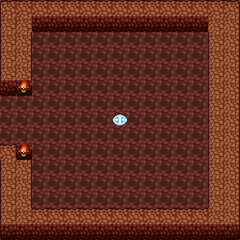

Rendered tile map (Tiled .tmx) drawn with the repository's tilesets; below, a short description and the full map source, tile grids included:
An orthogonal 15x15 tile map with 16x16 px tiles, 1 tile layer (Background).

<map version="1.2" tiledversion="1.2.3" orientation="orthogonal" renderorder="right-down" width="15" height="15" tilewidth="16" tileheight="16" infinite="0" nextlayerid="2" nextobjectid="1">
 <tileset firstgid="1" source="TileDungeon.tsx" />
 <layer id="1" name="Background" width="15" height="15">
  <data encoding="csv">
1,2,2,2,2,2,2,2,2,2,2,2,2,2,3,
4,5,8,8,8,8,8,8,8,8,8,8,8,5,6,
4,6,14,14,14,14,14,14,14,14,14,14,14,4,6,
4,6,14,14,14,14,14,14,14,14,14,14,14,4,6,
4,6,14,14,14,14,14,14,14,14,14,14,14,4,6,
8,10,14,14,14,14,14,14,14,14,14,14,14,4,6,
14,14,14,14,14,14,14,14,14,14,14,14,14,4,6,
14,14,14,14,14,14,14,13,14,14,14,14,14,4,6,
14,14,14,14,14,14,14,14,14,14,14,14,14,4,6,
2,10,14,14,14,14,14,14,14,14,14,14,14,4,6,
4,6,14,14,14,14,14,14,14,14,14,14,14,4,6,
4,6,14,14,14,14,14,14,14,14,14,14,14,4,6,
4,6,14,14,14,14,14,14,14,14,14,14,14,4,6,
4,5,2,2,2,2,2,2,2,2,2,2,2,5,6,
7,8,8,8,8,8,8,8,8,8,8,8,8,8,9
</data>
 </layer>
</map>
